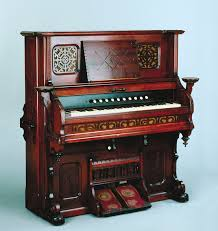
#> input picture 01/1.jpg, 218 x 231 px, found by its file name
$ jupyter execute b17.ipynb
#> lines starting #> are read from the running program, lines starting #| are printed output that depends on the picture
[cell 1]
from PIL import Image
import numpy as np
import matplotlib.pyplot as plt
from scipy import ndimage

# Đọc ảnh
img_path = 'C:\\Users\\ADMIN\\Desktop\\TranTien\\ThiGiacMayTinh\\01\\1.jpg'
image = Image.open(img_path)
#> image is the input picture: PIL image 218x231 RGB; mean R, G, B 129.4, 125.7, 126.7

[cell 2]
#Ảnh xám
gray_image = image.convert('L')
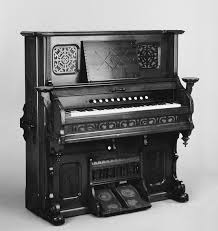
#> gray_image: PIL image 218x231 L; min 0, max 254, mean 126.9

#Chuyển ảnh xám về mảng
image_a = np.array(gray_image)

#Tính gradient thep hướng x
gradient_x = ndimage.sobel(image_a, axis = 0, mode = 'constant')
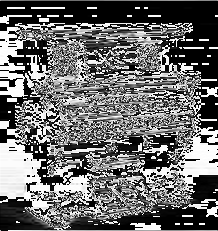
#> gradient_x: shape (231, 218); min 0, max 255, mean 108.2

#Hiện thị ảnh
fig, axs = plt.subplots(2,1, figsize = (10, 8))

plt.subplot(2,1,1)
plt.imshow(gray_image, cmap = 'gray')
plt.title('Ảnh xám gốc')

plt.subplot(2,1,2)
plt.imshow(gradient_x, cmap = 'gray')
plt.title('gradient_x')

plt.show()
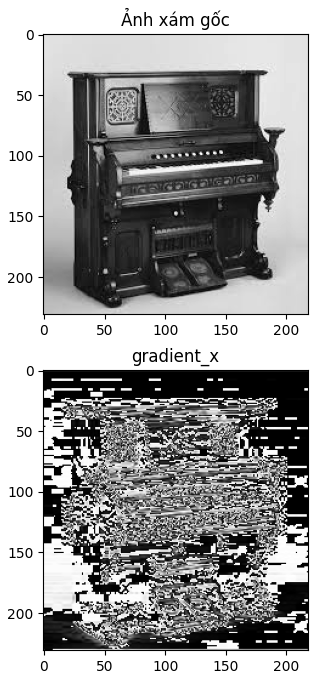
#> figure drawn by matplotlib, 2 panels

[cell 3]
# Tính gradient theo hướng x
gradient_x = ndimage.sobel(image_a, axis=1, mode='constant')
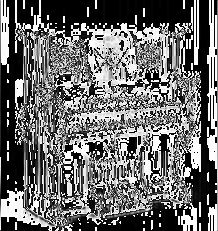
#> gradient_x: shape (231, 218); min 0, max 255, mean 108.1

# Hiển thị ảnh
fig, axs = plt.subplots(2,1, figsize=(10, 8))

plt.subplot(2,1,1)
plt.imshow(gray_image, cmap='gray')
plt.title('Ảnh xám gốc')

plt.subplot(2,1,2)
plt.imshow(gradient_x, cmap='gray')
plt.title('gradient_x')

plt.show()

[cell 4]
# Tính gradient theo hướng x (đạo hàm riêng theo x) bằng mặt nạ Prewitt x
gradient_x = ndimage.convolve(image_a, np.array([[-1, 0, 1], [-1, 0, 1], [-1, 0, 1]]))
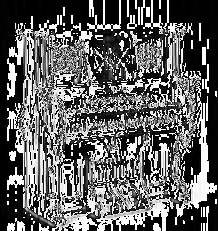
#> gradient_x: shape (231, 218); min 0, max 255, mean 98.2

# Tính gradient theo hướng y (đạo hàm riêng theo y) bằng mặt nạ Prewitt y
gradient_y = ndimage.convolve(image_a, np.array([[-1, -1, -1], [0, 0, 0], [1, 1, 1]]))
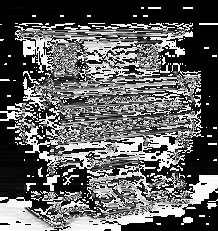
#> gradient_y: shape (231, 218); min 0, max 255, mean 95.9

# Tính biên độ gradient
gradient_magnitude = np.sqrt(gradient_x**2 + gradient_y**2)
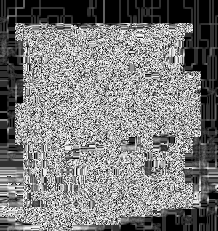
#> gradient_magnitude: shape (231, 218) float16; min 0, max 15.91, mean 7.73; drawn with min black and max white

# Hiển thị ảnh
fig, axs = plt.subplots(2,1, figsize=(10, 8))

plt.subplot(2,1,1)
plt.imshow(gray_image, cmap='gray')
plt.title('Ảnh xám gốc')

plt.subplot(2,1,2)
plt.imshow(gradient_magnitude, cmap='gray')
plt.title('gradient_magnitude')

plt.show()

$ run again, with 01/4.jpg copied over 01/1.jpg
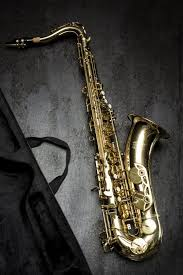
#> input picture 01/4.jpg, 183 x 275 px, found by its file name
#> image is the input picture: PIL image 183x275 RGB; mean R, G, B 63.3, 60.6, 54.8
#> `gradient_y = ndimage.convolve(image_a, np.array([[-1, -1, -1], [0, 0, ..`:
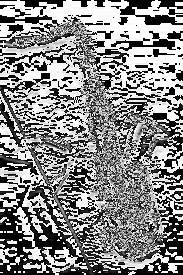
#> gradient_y: shape (275, 183); min 0, max 255, mean 135.8
#> `gradient_magnitude = np.sqrt(gradient_x**2 + gradient_y**2)`:
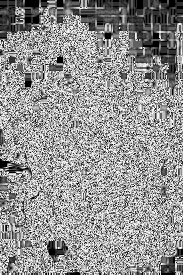
#> gradient_magnitude: shape (275, 183) float16; min 0, max 15.91, mean 9.16; drawn with min black and max white
